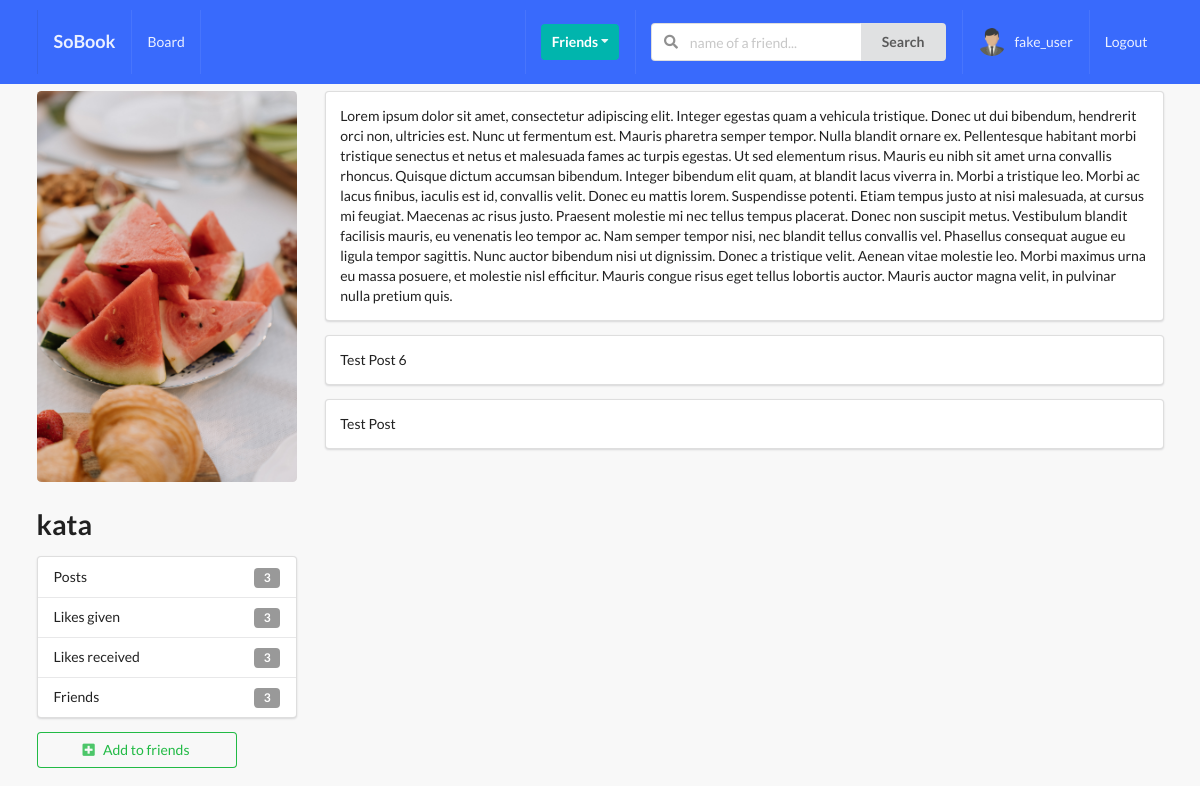
Page /profiles/kata-usmonov-b49c0589/ (signed in) on the committed database.
### profiles/models.py (models this page shows, shortened)
class Profile(models.Model):
	first_name = models.CharField(max_length=200, blank=True)
	last_name = models.CharField(max_length=200, blank=True)
	user = models.OneToOneField(User, on_delete=models.CASCADE)
	bio = models.TextField(default='no bio ...', max_length=300)
	email = models.EmailField(max_length=200, blank=True)
	country = models.CharField(max_length=200, blank=True)
	avatar = models.ImageField(default='avatar.png', upload_to='avatars/')
	friends  = models.ManyToManyField(User , blank=True, related_name = 'friends')
	slug = models.SlugField(unique = True, blank=True)
	updated = models.DateTimeField(auto_now=True)#
	created = models.DateTimeField(auto_now=True)#
	objects = ProfileManager()
	def get_friends_no(self):
		return self.friends.all().count()
	def get_posts_no(self):
		return self.posts.all().count()
	def get_all_authors_posts(self):
		return self.posts.all()#
	def get_likes_given_no(self):
		likes = self.like_set.all()
		total_liked = 0
		for item in likes:
			if item.value == 'Like':
				total_liked+=1
		return total_liked
	def get_likes_received_no(self):
		posts = self.posts.all()
		total_liked = 0
		for item in posts:
			total_liked += item.liked.all().count()
		return total_liked
	def __str__(self):
		return f"{self.user.username}-{self.created.strftime('%d-%m-%y')}"
	__initial_first_name = None
	__initial_last_name  = None
	def __init__(self, *args, **kwargs):
		super().__init__(*args, **kwargs)
		self.__initial_first_name = self.first_name
		self.__initial_last_name = self.last_name

### posts/models.py (models this page shows, shortened)
class Like(models.Model):
	user = models.ForeignKey(Profile, on_delete=models.CASCADE)
	post = models.ForeignKey(Post, on_delete=models.CASCADE)
	value = models.CharField(choices=LIKE_CHOICES, max_length=8)
	updated = models.DateTimeField(auto_now=True)
	created = models.DateTimeField(auto_now_add=True)

class Post(models.Model):
	content = models.TextField()
	image = models.ImageField(upload_to='posts/', validators=[FileExtensionValidator(['png','jpg','jpeg'])], blank=True )
	liked = models.ManyToManyField(Profile, blank=True, related_name='likes')
	updated = models.DateTimeField(auto_now=True)
	created = models.DateTimeField(auto_now_add=True)
	author = models.ForeignKey(Profile, on_delete=models.CASCADE, related_name='posts')
	class Meta:
		ordering =('-created',)

### profiles/views.py (the view)
# urls.py: path('<slug>/', views.ProfileDetailView.as_view(), name='profile-detail-view'),
class ProfileDetailView(LoginRequiredMixin,DetailView):
	model = Profile
	template_name = 'profiles/detail.html'
	def get_context_data(self, **kwargs):
		context = super().get_context_data(**kwargs)
		user = User.objects.get(username__iexact=self.request.user)
		profile = Profile.objects.get(user=user)
		rel_r = Relationship.objectss.filter(sender=profile)
		rel_s = Relationship.objectss.filter(receiver=profile)
		rel_receiver = []
		rel_sender = []
		for item in rel_r:
			rel_receiver.append(item.receiver.user)
		for item in rel_s:
			rel_sender.append(item.sender.user)
		context["rel_receiver"] = rel_receiver
		context["rel_sender"] = rel_sender
		context['posts'] = self.get_object().get_all_authors_posts()
		context['len_posts'] =  True if len(self.get_object().get_all_authors_posts())	> 0 else False
		return context

### profiles/context_processors.py (called while the page is built)
def profile_pic(request):
	if request.user.is_authenticated:
		profile_obj = Profile.objects.get(user=request.user)
		pic = profile_obj.avatar
		return {'picture': pic}
	return {}

def invatation_recevied_no(request):
	if request.user.is_authenticated:
		profile_obj = Profile.objects.get(user=request.user)
		qs_count = Relationship.objectss.invatations_received(profile_obj).count()
		return {"invite_num": qs_count}
	return {}

### profiles/models.py (called while the page is built)
	def invatations_received(self, receiver):
		qs = Relationship.objectss.filter(receiver=receiver ,status='send')
		return qs

### profiles/templates/profiles/detail.html (shortened to what this page needs)
{% extends 'base.html' %}
{% block content %}
<div class="ui grid">
    <br>
    <div class="row">
        <div class="four wide column">
            <img class="ui medium rounded image" src={{object.avatar.url}}>
            <h1>{{object.user}}</h1>
            <div class="ui vertical fluid menu">
                <div class="item">
                    Posts
                    <div class="ui label">{{ object.get_posts_no }}</div>
                </div>
                <div class="item">
                    Likes given
                    <div class="ui label">{{ object.get_likes_given_no }}</div>
                </div>
                <div class="item">
                    Likes received
                    <div class="ui label">{{ object.get_likes_received_no }}</div>
                </div>
                <div class="item">
                    Friends
                    <div class="ui label">{{ object.get_friends_no }}</div>
                </div>
            </div>
            {% if object.user not in rel_receiver and object.user not in rel_sender %}
                <form action="{% url 'profiles:send_inva' %}" method="POST">
                    <button type="submit" class="ui positive basic button mb-5 w-big"><i class="plus square icon"></i>Add to friends</button>
                </form>
            {% endif %}
        </div>
        <div class="twelve wide column">
            {% if len_posts %}
                {% for post in posts %}
                    <div class="segment ui fluid">
                        {{post.content}}
                    </div>
                {% endfor %}
            {% else %}
                <h1>No posts of this user ...</h1>
            {% endif %}
        </div>
    </div>
</div>
{% endblock content %}

### templates/main/navbar.html (shortened to what this page needs)
{% url 'home-view' as path_to_home %}
{% url 'profiles:main-post-view' as path_to_posts %}
{% url 'profiles:my-profile-view' as path_to_my_profile %}
<div class="ui inverted menu nav mb-7">
  <div class="ui container">
    <a href="{{ path_to_home }}" class="{% if request.path == path_to_home %}active{%endif%}  item ">
        <h3>SoBook</h3>
    </a>
    {% if request.user.is_authenticated %}
    <a href="{% url 'posts:main-post-view' %}" class="{% if request.path == path_to_posts %}active{% endif %} item">
        Board
    </a>
    {% endif %}
    <div class="right menu">
        {% if request.user.is_authenticated %}
        <div class="item">
            <div class="ui floating dropdown icon button teal"> Friends
                <i class="dropdown icon"></i>
             </div>
        </div>
             <div class="item">
              <form action="" method="GET">
                <div class="ui action left icon input">
                <input class="prompt" type="text" name='q' placeholder="name of a friend...">
                <button type='submit' class="ui button">Search</button>
                </div>
            </form>
            </div>
            <a href="{{ path_to_my_profile }}" class="{% if request.path == path_to_my_profile %} active {% endif %}  item">
                <img src="{{picture.url}}" class="ui avatar image">&nbsp;
                 {{ request.user }}
            </a>
            <a href="{% url 'account_logout' %}"  class="ui item">
                Logout
            </a>
        {% endif %}
    </div>
  </div>
</div>

### static/style.css (style rules this page uses)
body { background: #F8F8F8 !important; }
.nav { border-radius: 0px !important; padding: 10px 0 10px 0 !important; background-color: #396afc !important; }
.mb-7 { margin-bottom: 7px !important; }
.mb-5 { margin-bottom: 5px !important; }
.w-big { width: 200px !important; }

### rows in the picture
Profile: avatar (picture), user "kata", get_posts_no "3", get_likes_given_no "3", get_likes_received_no "3", get_friends_no "3"
Post: content "Lorem ipsum dolor sit amet, consectetur adipiscing elit. Integer egestas quam a vehicula tristique. Donec ut dui bibendum, hendrerit orci non, ultricies est. Nunc ut fermentum est. Mauris pharetra semper tempor. Nulla blandit ornare ex. Pellentesque habitant morbi tristique senectus et netus et malesuada fames ac turpis egestas. Ut sed elementum risus. Mauris eu nibh sit amet urna convallis rhoncus. Quisque dictum accumsan bibendum. Integer bibendum elit quam, at blandit lacus viverra in. Morbi a tristique leo. Morbi ac lacus finibus, iaculis est id, convallis velit. Donec eu mattis lorem. Suspendisse potenti. Etiam tempus justo at nisi malesuada, at cursus mi feugiat. Maecenas ac risus…"
Post: content "Test Post 6"
Post: content "Test Post"

### other values in the picture
{{ request.user }} "fake_user"
